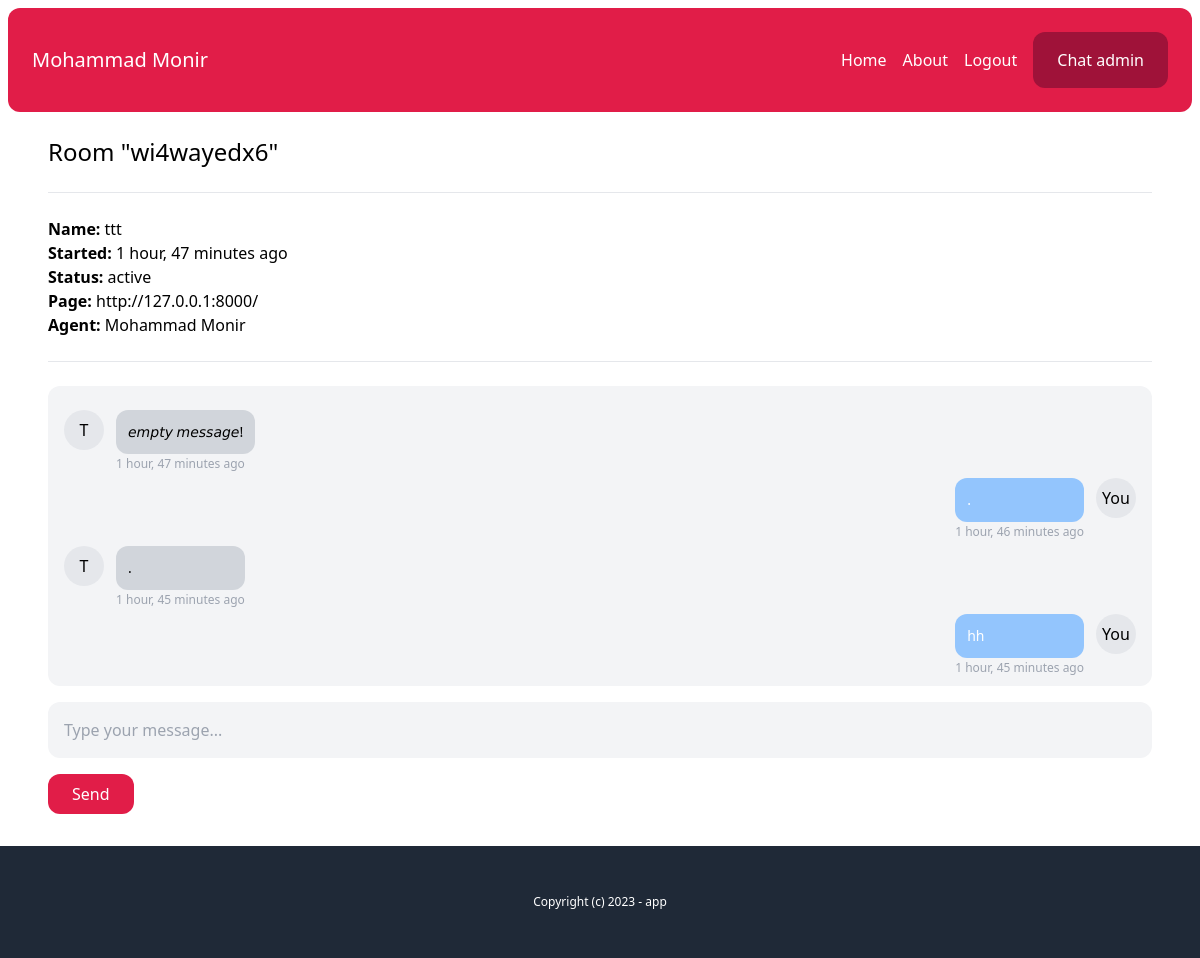
Page /chat-admin/wi4wayedx6/ (signed in) on the committed database.
### account/models.py (models this page shows)
class User(AbstractBaseUser, PermissionsMixin):
    AGENT = 'agent'
    MANAGER = 'manager'
    CUSTOMER = 'customer'
    ROLES_CHOICES = (
        (AGENT, 'Agent'),
        (MANAGER, 'Manager'),
        (CUSTOMER, 'customer'),
    )
    id = models.UUIDField(primary_key=True, default=uuid.uuid4, editable=False)
    email = models.EmailField(unique=True)
    name = models.CharField(max_length=255, blank=True, default='')
    role = models.CharField(max_length=20, choices=ROLES_CHOICES, default=CUSTOMER)
    is_active = models.BooleanField(default=True)
    is_superuser = models.BooleanField(default=False)
    is_staff = models.BooleanField(default=False)
    date_joined = models.DateTimeField(default=timezone.now)
    last_login = models.DateTimeField(blank=True, null=True)
    objects = CustomUserManager()
    USERNAME_FIELD = 'email'
    EMAIL_FIELD = 'email'
    REQUIRED_FIELDS = ['name']

### chat/models.py (models this page shows, shortened)
class Room(models.Model):
    CHOICES = (('waiting','waiting'), ('active','active'), ('closed','closed'))
    uuid = models.CharField(max_length=255)
    room_name = models.CharField(max_length=255)
    agent = models.ForeignKey(User, null=True, blank=True, related_name='rooms', on_delete=models.SET_NULL)
    messages = models.ManyToManyField(Message, blank=True, related_name='room_messages')
    url = models.CharField(max_length=255, null=True, blank=True)
    created_at = models.DateTimeField(auto_now_add=True)
    created_by = models.ForeignKey(User, related_name='rooms_created', null=True, on_delete=models.SET_NULL)
    status =models.CharField(max_length=20, choices=CHOICES, default='waiting')
    class Meta:
        ordering = ('created_at',)

class Message(models.Model):
    content = models.TextField()
    sent_by = models.CharField(max_length=255)
    created_at = models.DateTimeField(auto_now_add=True)
    created_by = models.ForeignKey(User, related_name='messages', blank=True, on_delete=models.SET_NULL, null=True)
    class Meta:
        ordering = ('created_at',)

### chat/views.py (the view)
# urls.py: path('chat-admin/<str:uuid>/', views.room, name='room'),
@login_required
def room(request, uuid):
    room = Room.objects.get(uuid=uuid)
    if request.user.role != 'customer':
        if room.status == 'waiting':
            room.status = 'active'
            room.agent = request.user
            room.save()
        elif room.status == 'closed':
            room.status = 'active'
            room.agent = request.user
            room.save()
    return render(request, 'chat/room.html', {
        'room': room
    })

### chat/templatetags/initials.py (called while the page is built)
@register.filter(name='initials')
def initials(fullname):
    val = ''
    for name in fullname.split(' '):
        if name and len(val) < 3:
            val += name[0].upper()
    return val

### chat/templates/chat/room.html (shortened to what this page needs)
{% extends 'core/base.html' %}
{% load static initials %}
{% block content %}
    <h1 class="text-2xl">Room "{{ room.uuid }}"</h1>
    <hr class="my-6">
    <p class="mb-6">
        <b>Name: </b>{{ room.room_name }}<br>
        <b>Started: </b>{{ room.created_at|timesince }} ago<br>
        <b>Status: </b>{{ room.get_status_display }}<br>
        <b>Page: </b>{{ room.url }}<br>
        <b>Agent: </b>{% firstof room.agent.name 'None yet...' %}
    </p>
    <hr class="mb-6">
    <div id="chat_log" class="mb-4 p-4 bg-gray-100 rounded-xl h-[300px] overflow-scroll flex flex-col flex-grow">
        {% for message in room.messages.all %}
            <div class="flex w-full max-w-md mt-2 space-x-3 {% if message.created_by == request.user %}ml-auto justify-end{% endif %}">
                {% if not message.created_by %}
                    <div class="flex-shrink-0 h-10 w-10 rounded-full bg-gray-200 text-center pt-2">
                        {{ message.sent_by|initials }}
                    </div>
                {% endif %}
                <div>
                    <div class="p-3 mb-1 rounded-xl {% if message.created_by == request.user %}bg-blue-300 text-white{% else %}bg-gray-300{% endif %}">
                        <p class="text-sm">{{ message.content }}</p>
                    </div>
                    <span class="text-xs text-gray-400 leading-none">{{ message.created_at|timesince }} ago</span>
                </div>
                {% if message.created_by %}
                    <div class="flex-shrink-0 h-10 w-10 rounded-full bg-gray-200 text-center pt-2">
                        {% if message.created_by == request.user %}
                            You
                        {% else %}
                            {{ message.sent_by|initials }}
                        {% endif %}
                    </div>
                {% endif %}
            </div>
        {% endfor %}
    </div>
    <input type="text" name="body" id="chat_message_input" class="w-full mb-4 p-4 bg-gray-100 rounded-xl" placeholder="Type your message...">
    <button id="chat_message_submit" class="py-2 px-6 bg-rose-600 text-white rounded-xl">Send</button>
{% endblock %}

### core/templates/core/base.html (shortened to what this page needs)
{% load static %}
<html>
    <head>
        <link rel="stylesheet" type="text/css" href="{% static 'css/main.min.css' %}">
    </head>
    <body>
        <div class="p-2">
            <nav class="p-6 bg-rose-600 text-white flex justify-between items-center rounded-xl">
                <a href="{% url 'core:index' %}" class="text-xl">{{request.user.name}}</a>
                <div class="flex items-center space-x-4">
                    <a href="{% url 'core:index' %}">Home</a>
                    <a href="{% url 'core:about' %}">About</a>
                    {% if request.user.is_authenticated %}
                        <a href="{% url 'account:logout' %}">Logout</a>
                        <a href="{% url 'chat:chat-admin' %}" class="inline-block py-4 px-6 bg-rose-800 text-white rounded-xl">Chat admin</a>
                    {% else %}
                        <a href="{% url 'account:login' %}"  class="inline-block py-4 px-6 bg-rose-800 text-white rounded-xl">Login</a>
                        <a href="{% url 'account:signup' %}"  class="inline-block py-4 px-6 bg-rose-800 text-white rounded-xl">Sign Up</a>
                    {% endif %}
                </div>
            </nav>
            <main class="max-w-6xl mx-auto p-6">
                {% block content %}
                {% endblock %}
            </main>
        </div>
        <footer class="py-12 px-6 bg-gray-800 text-white text-center text-xs">
            <p>Copyright (c) 2023 - app</p>
        </footer>
    </body>
</html>

### rows in the picture
User: user.name "Mohammad Monir"
Room: uuid "wi4wayedx6", room_name "ttt", created_at "1 hour, 47 minutes", status "active", url "http://127.0.0.1:8000/", agent.name "Mohammad Monir"
Message: sent_by|initials "T", content "𝘦𝘮𝘱𝘵𝘺 𝘮𝘦𝘴𝘴𝘢𝘨𝘦!", created_at "1 hour, 47 minutes"
Message: content ".", created_at "1 hour, 46 minutes", shows "You"
Message: sent_by|initials "T", content ".", created_at "1 hour, 45 minutes"
Message: content "hh", created_at "1 hour, 45 minutes", shows "You"
